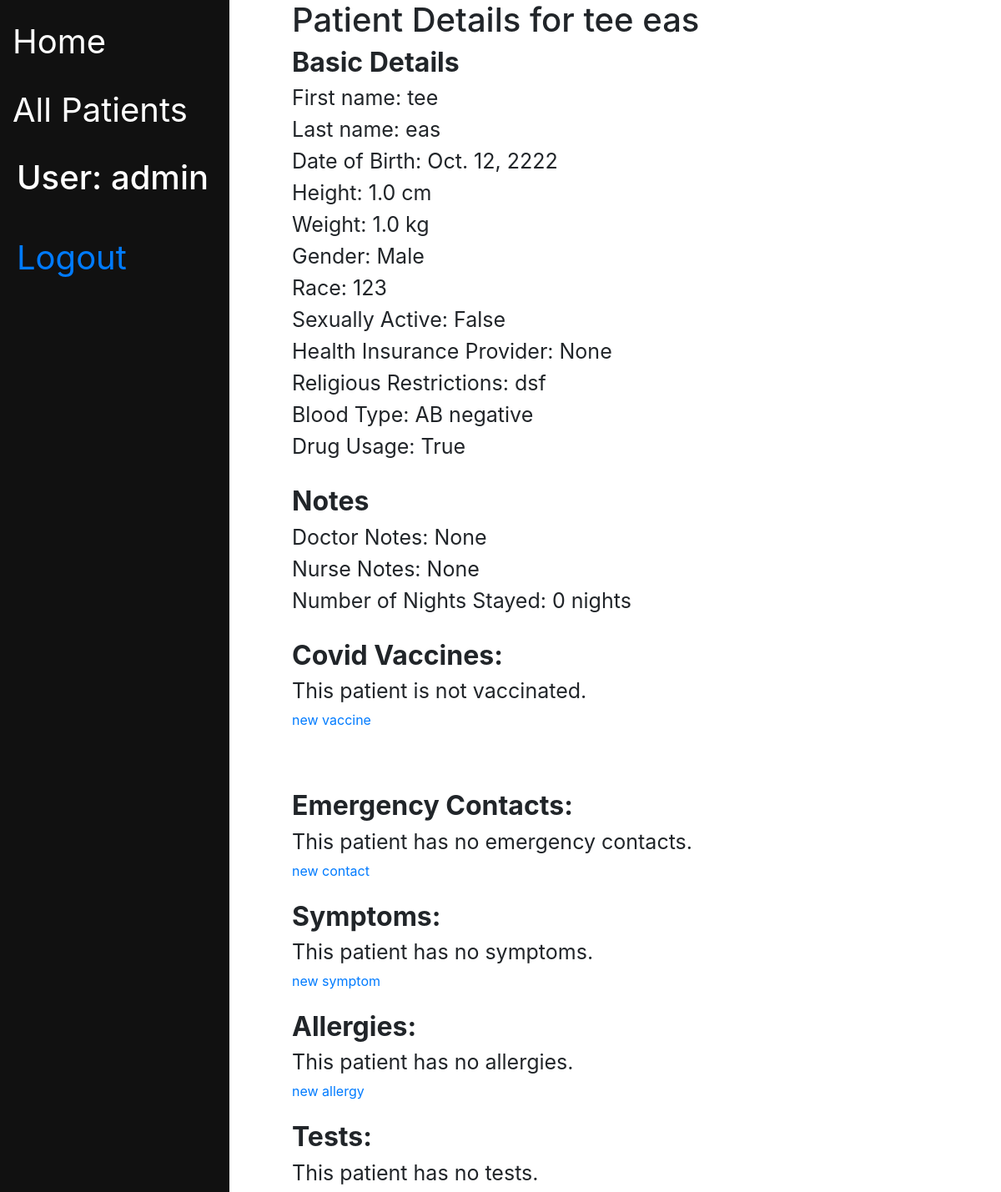
Page /staff/patient/5 (signed in) on the earlier database version.
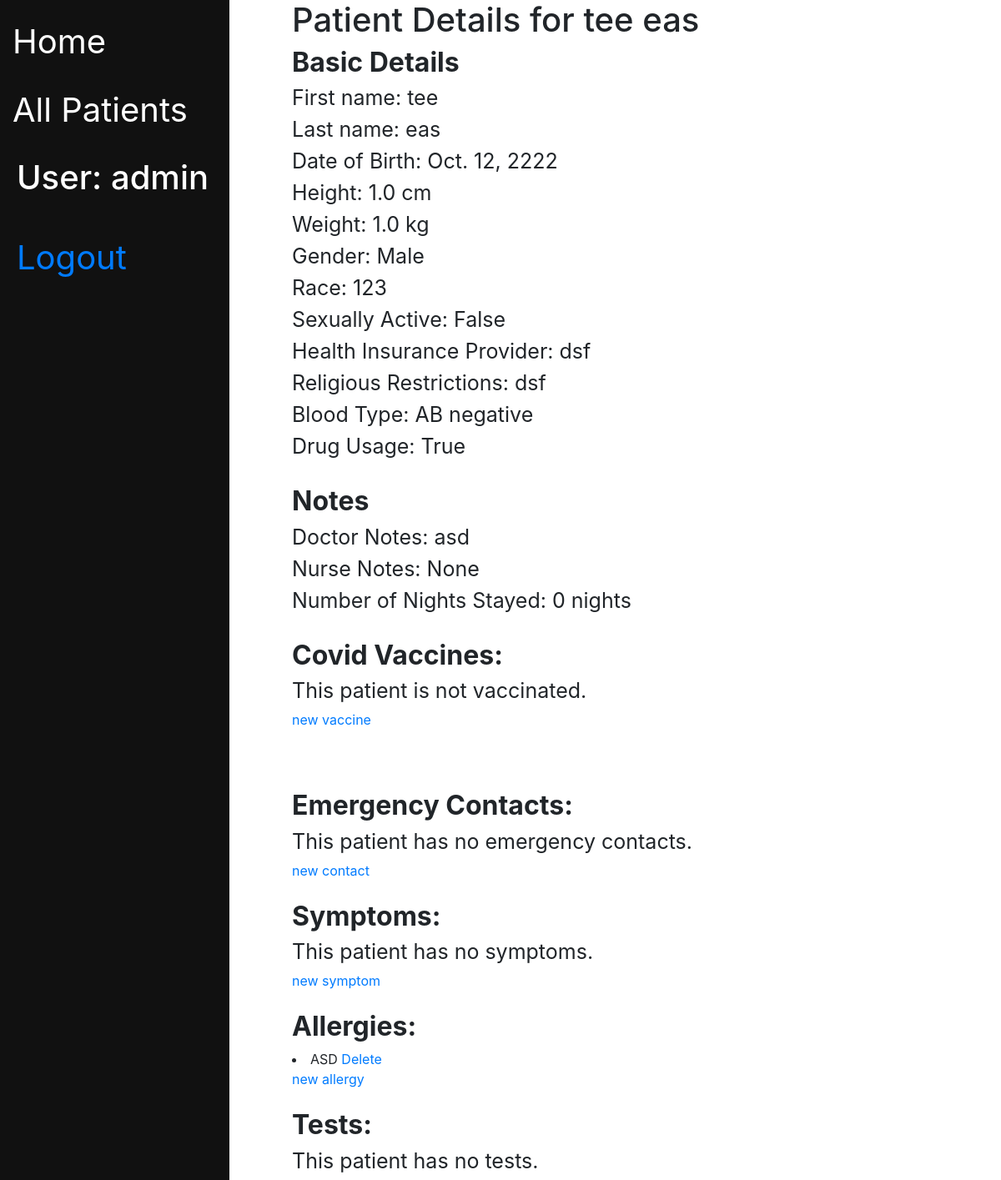
Same page on the later database version.
### staff/models.py (models this page shows, shortened)
class Patient(models.Model):
    first_name = models.CharField(max_length=20)
    last_name = models.CharField(max_length=20)
    insurance_provider = models.CharField(max_length=40, null=True, blank=True)
    primary_doctor_name = models.CharField(max_length=40, null=True, blank=True)
    date_of_birth = models.DateField(null=True, blank=True)
    height = models.FloatField(help_text='Height in cm', validators=[MinValueValidator(Decimal('0.01'))], null=True, blank=True)
    weight = models.FloatField(help_text='Weight in kg,', validators=[MinValueValidator(Decimal('0.01'))],  null=True, blank=True)
    heart_rate = models.PositiveIntegerField(null=True,  blank=True)
    blood_pressure_upper = models.PositiveIntegerField(null=True,  blank=True)
    blood_pressure_lower = models.PositiveIntegerField(null=True,  blank=True)
    religious_restriction = models.TextField( blank=True)
    doctor_note = models.TextField(null=True, blank=True)
    nurse_note = models.TextField(null=True, blank=True)
    nights_stayed = models.PositiveSmallIntegerField(default=0, blank=True)
    drug_usage = models.BooleanField(null=True, blank=True)
    discharge_instructions = models.TextField(null=True, blank=True)
    gender_options = (
        ('M', 'Male'),
        ('F', 'Female'),
        ('O', 'Other'),
    )
    gender = models.CharField(max_length=1,
                              choices=gender_options,
                              blank=True, )
    race = models.CharField(null=True, max_length=20, blank=True)
    sexual_active = models.BooleanField(null=True, blank=True)
    IV = models.BooleanField(null=True, blank=True)
    blood_type_options = (
        ('1', 'O negative'),
        ('2', 'O positive'),
        ('3', 'A negative'),
        ('4', 'A positive'),
        ('5', 'B negative'),
        ('6', 'B positive'),
        ('7', 'AB negative'),
        ('8', 'AB  positive'),
    )
    blood_type = models.CharField(max_length=1,
                                  choices=blood_type_options,
                                  blank=True,
                                  )
    bill_due_date = models.DateField(null=True, blank=True)
    class Meta:
        permissions = (('doctor', 'Is a doctor'),
                       ('nurse', 'Is a nurse'),
                       ('medical professional', 'Is a nurse or doctor'),
                       ('billing', 'Is at the billing desk'),
                       ('registration', 'is a registrar desk'),
                       ('not billing', 'is not billing'))
        ordering = ['last_name', 'first_name']
    def get_contact_link(self):
        return reverse('new_contact', args=[str(self.id)])
    def get_symptom_link(self):
        return reverse('new_symptom', args=[str(self.id)])
    def get_allergy_link(self):
        return reverse('new_allergy', args=[str(self.id)])
    def get_covid_shot_url(self):
        return reverse('create_covid_shot_form', args=[str(self.id)])

class Allergy(models.Model):
    allergy = models.CharField(max_length=20)
    patient = models.ForeignKey('Patient', on_delete=models.CASCADE)
    def get_delete_url(self):
        return reverse('allergy-delete', args=[str(self.id)])

### staff/views.py (the view)
# urls.py: path('patient/<int:pk>', views.patient_view, name='patient-detail'),
@login_required
def patient_view(request, pk):
    patient = Patient.objects.get(pk=pk)
    emergency_contact_list = EmergencyContact.objects.filter(patient=pk)
    symptom_list = Symptom.objects.filter(patient=pk)
    test_list = Test.objects.filter(patient=pk)
    covid_vaccine_list = CovidVaccineShot.objects.filter(patient=pk)
    diagnosis_list = Diagnose.objects.filter(patient=pk)
    medication_list = Medication.objects.filter(patient=pk)
    allergy_list = Allergy.objects.filter(patient=pk)
    context = {'patient': patient,
               'emergency_contact_list': emergency_contact_list,
               'symptom_list': symptom_list,
               'test_list': test_list,
               'covid_vaccine_list': covid_vaccine_list,
               'diagnosis_list': diagnosis_list,
               'medication_list': medication_list,
               'allergy_list': allergy_list
               }
    return render(request, 'staff/patient_detail.html', context)

### staff/templates/staff/patient_detail.html (shortened to what this page needs)
{% extends "base_generic.html" %}
{% load auth_extras %}
{% block content %}
<h1>Patient Details for {{ patient.first_name }}{{" "}}{{ patient.last_name }}</h1>
<h2>Basic Details</h2>
<h3>First name: {{ patient.first_name }}</h3>
<h3>Last name: {{ patient.last_name }}</h3>
<h3>Date of Birth: {{ patient.date_of_birth }}</h3>
{% if not request.user|has_group:'billing' %}
<h3>Height: {{ patient.height }} cm</h3>
<h3>Weight: {{ patient.weight }} kg</h3>
<h3>Gender: {{ patient.get_gender_display }}</h3>
<h3>Race: {{ patient.race }}</h3>
<h3>Sexually Active: {{ patient.sexual_active }}</h3>
<h3>Health Insurance Provider: {{ patient.insurance_provider }}</h3>
<h3>Religious Restrictions: {{ patient.religious_restriction }}</h3>
<h3>Blood Type: {{ patient.get_blood_type_display }}</h3>
<h3>Drug Usage: {{ patient.drug_usage }}</h3>
<br>
<h2>Notes</h2>
<h3>Doctor Notes: {{ patient.doctor_note }}</h3>
<h3>Nurse Notes: {{ patient.nurse_note }}</h3>
<h3>Number of Nights Stayed: {{ patient.nights_stayed }} nights</h3>
<br>
<h2>Covid Vaccines: </h2>
{% if covid_vaccine_list %}
{% for vaccine in covid_vaccine_list %}
<li>
    <a>Brand: {{vaccine.get_brand_display}}</a>
    <a>Date Recieved: {{vaccine.date_received}}</a>
    <a href={{vaccine.get_delete_url}}>Delete</a>
</li>
{%  endfor %}
{% else %}
<h3>This patient is not vaccinated.</h3>
{% endif %}
<a href={{patient.get_covid_shot_url}}>new vaccine</a>
<br>
<br>
<br>
<br>
<h2>Emergency Contacts: </h2>
{% if emergency_contact_list %}
{% for contact in emergency_contact_list %}
<li>
    <a>Name: {{contact.first_name}} {{contact.last_name}} Phone number: {{contact.phone_number}}</a>
    <a href={{contact.get_delete_url}}>Delete</a>
</li>
{%  endfor %}
{% else %}
<h3>This patient has no emergency contacts.</h3>
{% endif %}
<a href={{patient.get_contact_link}}>new contact</a>
<br>
<br>
<h2>Symptoms: </h2>
{% if symptom_list %}
{% for symptom in symptom_list %}
<li>
    <a>{{symptom.symptom}}</a>
    <a href={{symptom.get_delete_url}}>Delete</a>
</li>
{%  endfor %}
{% else %}
<h3>This patient has no symptoms.</h3>
{% endif %}
<a href={{patient.get_symptom_link}}>new symptom</a>
<br>
<br>
<h2>Allergies: </h2>
{% if allergy_list %}
{% for allergy in allergy_list %}
<li>
    <a>{{allergy.allergy}}</a>
    <a href={{allergy.get_delete_url}}>Delete</a>
</li>
{%  endfor %}
{% else %}
<h3>This patient has no allergies.</h3>
{% endif %}
<a href={{patient.get_allergy_link}}>new allergy</a>
<br>
<br>
<h2>Tests: </h2>
{% if test_list %}
{% for test in test_list %}
<li>
    <a>{{test.get_test_display}} </a>
    <a href={{test.get_delete_url}}>Delete</a>
</li>
{%  endfor %}
{% else %}
<h3>This patient has no tests.</h3>
{% endif %}
{% endif %}
{% endblock %}

Differences in the rows shown:
changed Patient "tee": insurance_provider "None" → "dsf"; doctor_note "None" → "asd"
added Allergy: allergy "ASD"
Other differences:
text no longer shown: "This patient has no allergies."
